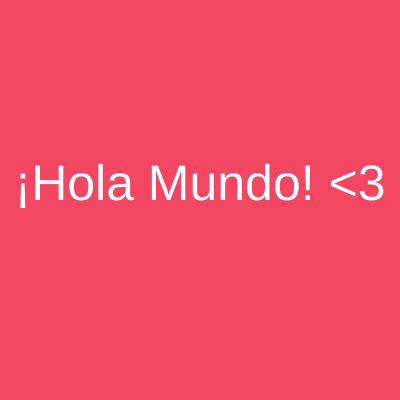
Frame 1 (no input)
Frame 60 (no input): identical to frame 1, image omitted
Frame 120 (the mouse pressed at the canvas centre since frame 60): identical to frame 1, image omitted

The p5.js sketch that drew this single still picture (run headless with seeded random() and noise() and a simulated clock; from frame 60 on, the mouse is pressed at the canvas centre):

// p5.js sketch
// ── sketch.js
function setup() {
  createCanvas(400, 400);
}

function draw() {
  background(242,70,98);
  fill(255);
  textSize(50);
  textAlign(CENTER);
  text("¡Hola Mundo! <3",200,200);
}
